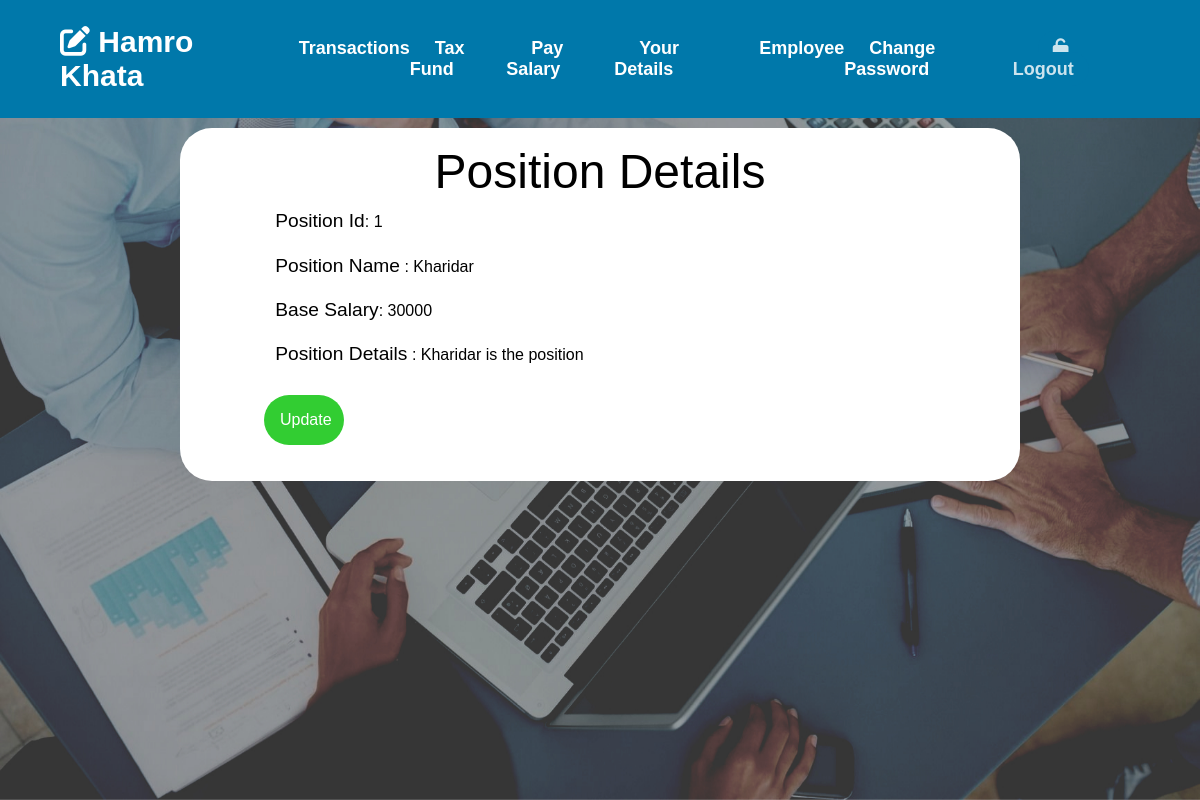
The app's page /position/detail/1/ (signed in) with its own data.
### payapp/models.py (models this page shows, shortened)
class Position(models.Model):
    position_name = models.CharField(max_length=50, unique=True)
    position_details = models.TextField(max_length=200)
    base_salary = models.PositiveIntegerField()

### payapp/views/accountant_and_position.py (the view)
# urls.py: path('position/detail/<int:id>/', PositionDetailView.as_view(),  name="position_detail"),
@method_decorator(login_required(login_url=reverse_lazy('payapp:login')),name="dispatch")
class PositionDetailView(LoginRequiredMixin,DetailView):
    model = Position
    pk_url_kwarg= 'id'
    context_object_name='object'

### payapp/templates/payapp/position_detail.html (shortened to what this page needs)
{% load static %}
<!DOCTYPE html>
<html lang="en">
<head>
    <link rel="stylesheet" href="{% static 'css/detail_view.css'%}">
</head>
<body>
    <div class="header">
        <nav class="navbar">
          <div class="content">
            <div class="logo">
              <a href="{% url 'payapp:index'%}"><i class="fa-solid fa-pen-to-square"></i> Hamro Khata</a>
            </div>
            <ul class="menu-list">
              {% if user.is_authenticated %}
              {%if not user.is_staff%}
                <li><a href="{% url 'payapp:balance' user.employee.id%}">View Balance</a></li>
                <li><a href="{% url 'payapp:employee_details'%}">Your Details</a></li>
              {% else %}
                {% if not user.is_superuser %}
                  {% if user.accountant.is_admin %}
                  <li><a href="{% url 'payapp:payment_list' %}">Transactions</a></li>
                  <li><a href="https://dashboard.stripe.com/acct_1Lz101IdZsEKyeut/test/balance">Tax Fund</a></li>
                  {% endif %}
                  <li><a href="{% url 'payapp:payment_create'%}">Pay Salary</a></li>
                  <li><a href="{% url 'payapp:accountant_details'%}">Your Details</a></li>
                  <li><a href="{% url 'payapp:employee_list' %}">Employee</a></li>
                {% elif user.is_superuser %}
                <li><a href="{% url 'admin:index' %}">Admin Panel</a></li>
                <li><a href="{% url 'payapp:users_list'%}">System Users</a></li>
                {% endif %}
              {% endif %}
              <li><a href="{% url 'payapp:change_password'%}">Change Password</a></li>
              <li class="btn"><a href="{% url 'payapp:logout'%}"><i class="fa-solid fa-unlock"></i> Logout</a></li>
            {% endif %}
              </ul>
          </div>
        </nav>
  <div class="main">
    <main class="mainbar">
        <div class="dashboard-section">
            <p class="dashboard-title">Position Details</p>
            <div class="parent-flex">
                <div class="number number-1">
                   <span class="title">Position Id</span>: {{object.id}}
                </div>
                <div class="number number-2">
                    <span class="title">Position Name</span> : {{object.position_name}}
                </div>
                <div class="number number-3">
                    <span class="title"> Base Salary</span>: {{object.base_salary}}
                </div>
                <div class="number number-4">
                    <span class="title">Position Details</span> : {{object.position_details}}
                </div>
                <br>
                {% if user.accountant.is_admin %}
                <a class="button-url" href="{% url 'payapp:position_update' object.id%}">Update</a> <br>
                {% endif %}
                <br>
            </div>
        </div>
    </main>
  </div>
  </div>
</body>
</html>

### static/css/detail_view.css (style rules this page uses)
* { margin: 0; padding: 0; box-sizing: border-box; font-family: 'Montserrat',sans-serif; }
.content { max-width: 1250px; margin: auto; padding: 0 30px; }
.navbar { background-color: #0078AA; position: fixed; width: 100%; z-index: 2; padding: 25px 0; transition: all 0.3s ease; }
.navbar .content { display: flex; align-items: center; justify-content: space-between; }
.navbar .logo a { color: #fff; font-size: 30px; font-weight: 600; text-decoration: none; }
.navbar .menu-list { display: inline-flex; }
.menu-list li { list-style: none; }
.menu-list li a { color: #fff; font-size: 18px; font-weight: 650; margin-left: 25px; text-decoration: none; transition: all 0.3s ease; }
.btn a { background-color: #0078AA; padding: 7px 15px; opacity: 0.8; border-radius: 20px; }
.header { background: url("../images/showcase.jpeg") no-repeat; height: 100vh; background-size: cover; background-position: center; background-attachment: fixed; display: flex; flex-direction: column; }
@media (max-width:1230px) { .content { padding: 0 60px; } }
.dashboard-section { background-color: white; width:70%; margin:0 auto; margin-top: 8rem; border-radius: 2rem; }
.dashboard-title { padding-top: 1rem; text-align: center; margin:0 auto; font-size: 3rem; }
.parent-flex { margin-left:10%; display: flex; flex-direction: column; }
.number { padding:0.7rem; }
.title { font-size:1.2rem; }
.button-url { background-color:limegreen; width:5rem; padding:1rem; color:white; font-size:1rem; border-radius: 2rem; text-decoration: none; }

### records on screen
Position: id "1", position_name "Kharidar", base_salary "30000", position_details "Kharidar is the position"
